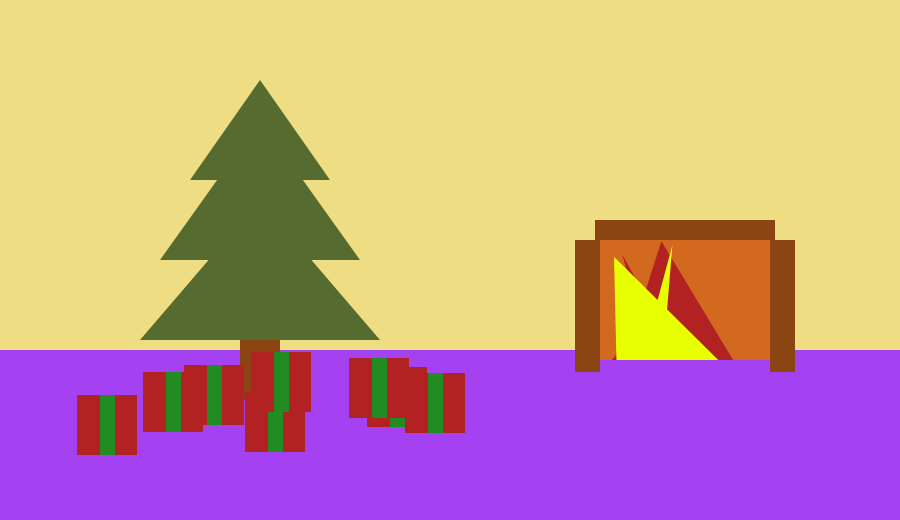
Frame 1 (no input)
Frame 60 (the mouse pressed at the canvas centre just before this capture): identical to frame 1, image omitted
Frame 120 (the mouse held since frame 60 and released just before this capture): identical to frame 1, image omitted

The Processing sketch that drew this single still picture (run headless with seeded random() and noise(); from frame 60 on, the mouse is pressed at the canvas centre):

// Processing sketch: processing_71036
// ── processing_71036.pde

/*****************************************
 * Assignment 02
 * Name: Rhett Richardson
 * E-mail: merichards@brynmawr.edu
 * Course: CS 110 - Section 01
 * Submitted: 9/19/12
 * 
 * This is the sketch for assignment 2.
 * It is a Christmas scene in which the gifts
 * are randomly placed beneath the tree, where the 
 * mouse clicks at certain locations place Christmas-time
 * ornamentation (on tree, walls, fireplace),
 * and the fire in the fire place is of random "strength".
 * Each time a key is pressed, the scene resets and a new
 * "background" is generated.
***********************************************/

// Declared variables

int color1 = color(178,34,34); // christmas red
int color2 = color(34,139,34); // christmas green

  
  
  void setup() {
    smooth();
    size (900,520);
    noStroke ();
    drawBackground();
  }


  void draw() { /* remains empty */ }

  void mousePressed() {
    
    // Ornaments
    if (mouseX>145 && mouseX<365 && mouseY<330 && mouseY>120) { 
        ellipseMode (CENTER);
        fill (color1);
        ellipse (mouseX,mouseY,30,30);
        println ("Ornament Location: "+mouseX+" "+mouseY);
      }
     if (mouseX>600 && mouseX<770 && mouseY<230 && mouseY<290) {
        ellipseMode (CENTER);
        fill (color1);
        ellipse (mouseX,mouseY,30,30);
        println ("Ornament Location: "+mouseX+" "+mouseY);
        }
        
     // Tree Topper
     if (mouseX>230 && mouseX<290 && mouseY>50 && mouseY<120 ) { 
        ellipseMode (CENTER);
        fill (255,244,18);
        ellipse (mouseX,mouseY,40,40);
        println ("Topper Location: "+mouseX+" "+mouseY);
        }
        
      // Garland
      if (mouseY<100) {
        stroke(85,107,47);
        noFill();
        bezier(4,2,4,166,452,149,456,3);
        bezier(896,4,895,140,452,149,456,3);
      }
        
      // 
        
    
  }


  void keyPressed() {
   drawBackground();

  }

  void drawBackground() {
    
    // Wall
    background (238,221,130);
    
    
    // Floor
    fill (random(255),random(255),random(255));
    rect (0,350,900,520);
  
    // Christmas Tree
    fill(85,107,47);
    triangle (260,80,190,180,330,180);
    triangle (260,120,160,260,360,260);
    triangle (260,200,140,340,380,340);
    fill(139,69,19);
    rect (240,340,40,60);
    
   // Fireplace
   fill (210,105,30);
   rect (600,230,170,130);
   fill(139,69,19);
   rect (595,220,180,20);
   rect (575,240,25,132);
   rect (770,240,25,132);
   
   // Fire
   fill (color1);
   for (int flame = 0; flame < 4; flame++) {
      triangle (random(610,740),360,random(610,740),360,random(610,740),random(240,310) );
   }
   fill (232,267,2);
   for (int flame = 0; flame < 2; flame++) {
     triangle (random(610,740),360,random(610,740),360,random(610,740),random(240,310) );
   }
   
   
   // Gifts
   for (int gifts = 0; gifts < 8; gifts++) {
     fill(color1);
     int x = (int) random(70,450);
     int y = (int) random(350,410);
     rect (x,y,60,60);
     fill (color2);
     rect (x+23,y,15,60);
    }
    
  }
